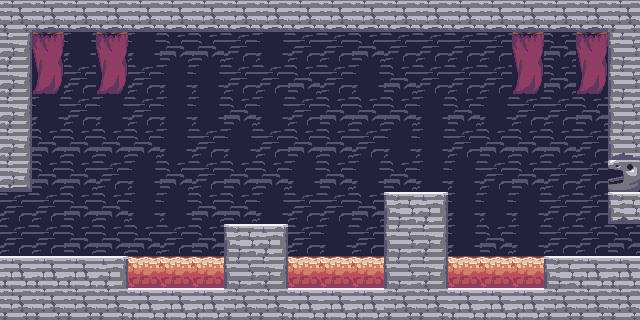

A 2D game scene composited from a Tiled map and its tileset images. What follows is a short description and the map's XML, with every tile layer's data as written:
An orthogonal 20x10 tile map with 32x32 px tiles, 1 tile layer (Tile Layer 1).

<map version="1.0" tiledversion="2017.11.22" orientation="orthogonal" renderorder="right-down" width="20" height="10" tilewidth="32" tileheight="32" infinite="0" nextobjectid="1">
 <tileset firstgid="1" source="tiletest.tsx" />
 <layer name="Tile Layer 1" width="20" height="10">
  <data encoding="csv">
13,96,96,96,96,96,96,96,96,96,96,96,96,96,96,96,96,96,96,13,
14,53,134,53,134,173,173,133,134,133,133,173,133,133,133,133,53,173,53,12,
14,93,133,93,133,134,134,133,133,173,133,134,173,133,133,133,93,173,93,12,
14,134,133,134,133,134,134,173,134,133,173,173,173,134,173,134,133,133,173,12,
14,173,173,173,173,134,133,134,133,173,173,133,134,134,133,173,173,173,133,95,
97,173,173,133,134,173,133,173,173,134,173,134,173,134,134,133,173,133,133,17,
133,133,173,173,134,134,173,173,134,133,133,173,54,56,134,134,134,133,133,137,
133,133,173,173,173,133,173,54,56,133,134,133,12,14,134,173,134,133,133,173,
55,55,55,56,122,122,122,12,14,122,122,122,12,14,122,122,122,54,55,55,
13,13,13,13,55,55,55,13,13,55,55,55,13,13,55,55,55,13,13,13
</data>
 </layer>
</map>
